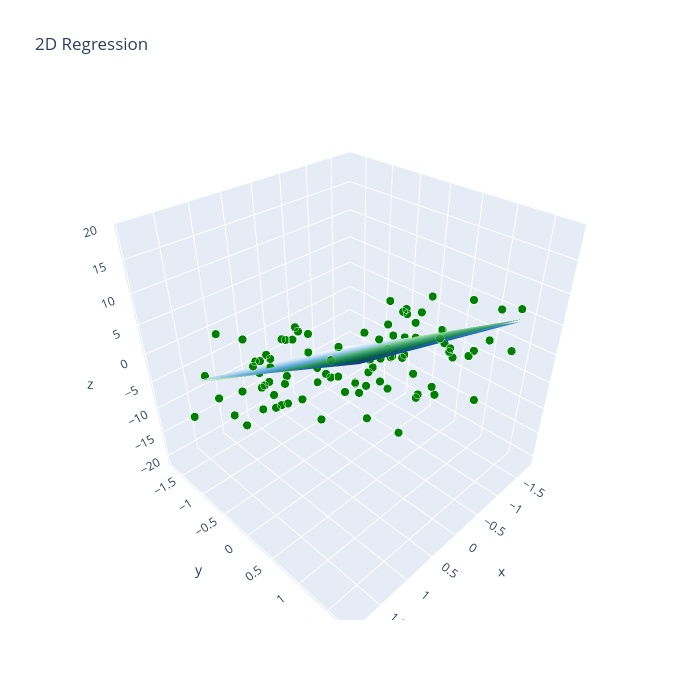

The code cell stored with this chart in its notebook:
### Markdown cell above
## Plot fitted planes (normal data)

### Code cell
def plot_fitted_planes(betas, colors, names, data=[], return_traces=False):
    
    for i,b in enumerate(betas):
        y = np.dot(lsp_mat,b.reshape((2,1))).reshape((20,20))
        data.append(go.Surface(
                    x=lsp_x,
                    y=lsp_y,
                    z=y,
                    colorscale=colors[i],
                    text = names[i],
                    showscale=False
            ))

    layout = go.Layout(
        title='2D Regression',
        autosize=False,
        width=700,
        height=700,
    )
    
    if return_traces:
        return data
    
    fig = go.Figure(data=data, layout=layout)
    return fig
    
fig = plot_fitted_planes(betas, colors=colors, names=regr, data=deepcopy(data))
iplot(fig, filename='2D Regression with different estimators - normal data')
